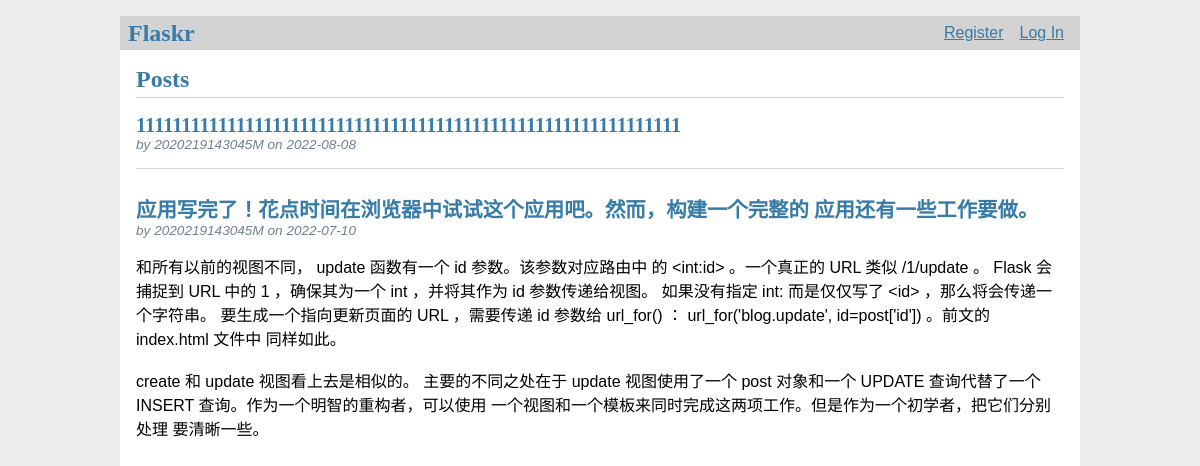
The page / on the database its author committed.
### tables this page shows
CREATE TABLE post(
    id INTEGER PRIMARY KEY AUTOINCREMENT,
    author_id INTEGER NOT NULL,
    created TIMESTAMP NOT NULL DEFAULT CURRENT_TIMESTAMP,
    title TEXT NOT NULL,
    body TEXT NOT NULL,
    FOREIGN KEY (author_id) REFERENCES user(id)
);

CREATE TABLE user(
    id INTEGER PRIMARY KEY AUTOINCREMENT,
    username TEXT UNIQUE NOT NULL,
    password TEXT NOT NULL
);

### flaskr/blog.py (the view)
@bp.route("/")
def index():
    db = get_db()
    posts = db.execute(
        'SELECT p.id, title, body, created, author_id, username'
        ' FROM post p JOIN user u ON p.author_id = u.id'
        ' ORDER BY created DESC'
    ).fetchall()
    return render_template('blog/index.html', posts=posts)

### flaskr/auth.py (called while the page is built)
@bp.before_app_request
def load_logged_in_user():
    user_id = session.get("user_id")
    if user_id is None:
        g.user = None
    else:
        db = get_db()
        g.user = db.execute(
            "SELECT id,username,password FROM user WHERE id = ?",(user_id,)
        ).fetchone()

### flaskr/db.py (called while the page is built)
def get_db():
    if "db" not in g:
        g.db = sqlite3.connect(
            current_app.config["DATABASE"],
            detect_types=sqlite3.PARSE_DECLTYPES
        )
        g.db.row_factory = sqlite3.Row
    return g.db

### flaskr/templates/blog/index.html (shortened to what this page needs)
{% extends 'base.html' %}
{% block header %}
    <h1>{% block title %}Posts{% endblock %}</h1>
{% endblock %}
{% block content %}
    {% for post in posts %}
        <article class="post">
            <header>
                <div>
                    <h1>{{ post['title'] }}</h1>
                    <div class="about">by {{ post['username'] }} on {{ post['created'].strftime('%Y-%m-%d') }}</div>
                </div>
            </header>
            <p class="body">{{ post['body'] }}</p>
        </article>
        {% if not loop.last %}
            <hr>
        {% endif %}
    {% endfor %}
{% endblock %}

### flaskr/templates/base.html (shortened to what this page needs)
<!doctype html>
<link rel="stylesheet" href="{{ url_for('static', filename='css/style.css') }}">
<nav>
    <h1>Flaskr</h1>
    <ul>
        {% if g.user %}
            <li><span>{{ g.user['username'] }}</span>
            <li><a href="{{ url_for('auth.logout') }}">Log Out</a>
        {% else %}
            <li><a href="{{ url_for('auth.register') }}">Register</a>
            <li><a href="{{ url_for('auth.login') }}">Log In</a>
        {% endif %}
    </ul>
</nav>
<section class="content">
    <header>
        {% block header %}{% endblock %}
    </header>
    {% block content %}{% endblock %}
</section>

### flaskr/static/css/style.css (style rules this page uses)
h1 { font-family: serif; color: #377ba8; margin: 1rem 0; }
a { color: #377ba8; }
hr { border: none; border-top: 1px solid lightgray; }
nav { background: lightgray; display: flex; align-items: center; padding: 0 0.5rem; }
nav h1 { flex: auto; margin: 0; }
nav ul { display: flex; list-style: none; margin: 0; padding: 0; }
nav ul li a, nav ul li span, header .action { display: block; padding: 0.5rem; }
.content { padding: 0 1rem 1rem; }
.content > header { border-bottom: 1px solid lightgray; display: flex; align-items: flex-end; }
.content > header h1 { flex: auto; margin: 1rem 0 0.25rem 0; }
.post > header { display: flex; align-items: flex-end; font-size: 0.85em; }
.post > header > div:first-of-type { flex: auto; }
.post > header h1 { font-size: 1.5em; margin-bottom: 0; }
.post .about { color: slategray; font-style: italic; }
.post .body { white-space: pre-line; }
.content:last-child { margin-bottom: 0; }

### rows shown on the page
post: title "111111111111111111111111111111111111111111111111111111111111", username "2020219143045M", created "2022-08-08"
post: title "应用写完了！花点时间在浏览器中试试这个应用吧。然而，构建一个完整的 应用还有一些工作要做。", username "2020219143045M", created "2022-07-10", body "和所有以前的视图不同， update 函数有一个 id 参数。该参数对应路由中 的 <int:id> 。一个真正的 URL 类似 /1/update 。 Flask 会捕捉到 URL 中的 1 ，确保其为一个 int ，并将其作为 id 参数传递给视图。 如果没有指定 int: 而是仅仅写了 <id> ，那么将会传递一个字符串。 要生成一个指向更新页面的 URL ，需要传递 id 参数给 url_for() ： url_for('blog.update', id=post['id']) 。前文的 index.html 文件中 同样如此。 create 和 update 视图看上去是相似的。 主要的不同之处在于 update 视图使用了一个 post 对象和一个 UPDATE 查询代替了一个 INSERT 查询。作为一个明智的重构者，可以使用 一个视图和一个模板来同时完成这两项工作。但是作为一个初学者，把它们分别处理 要清晰一些。"
